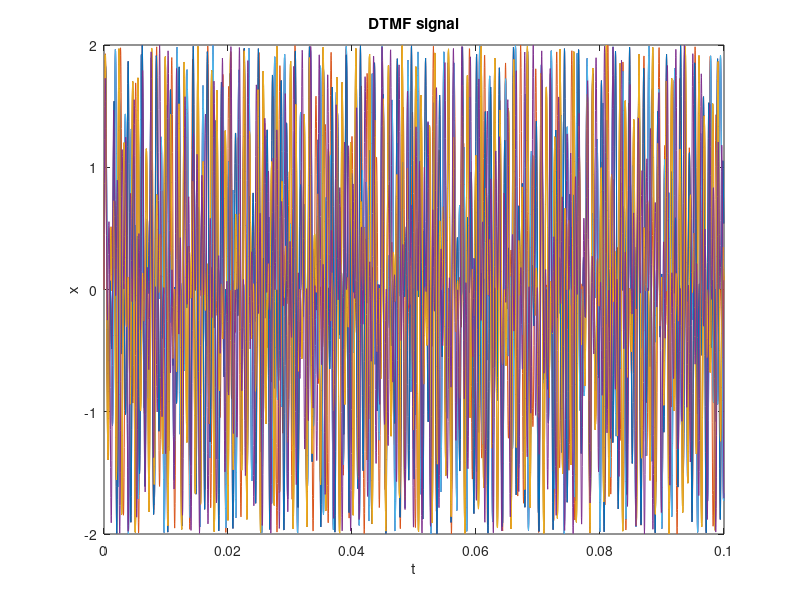

Here is the MATLAB script that generated this plot:
%%%%%%%%%%%%%%%%%%%%%%%%%%%%%%
%%% Function:DTMF          %%%
%%% Author:UMR             %%%
%%% Time:2019.11.16        %%%
%%%%%%%%%%%%%%%%%%%%%%%%%%%%%%
clear all
clc

%% Generate DTMF(do not add noise)
ID_num = [1 7 0 1 0 1 8 8 0 0 3];% input vector
key = [1,2,3,65;                 % keyboard 1,2,3,a
       4,5,6,66;                 % keyboard 4,5,6,b
       7,8,9,67;                 % keyboard 7,8,9,c  
       42,0,35,68];              % keyboard .,0,#,d  
f1=[697,770,852,941];            % low frequency
f2=[1209,1336,1477,1633];        % high frequency
n = 0:2999;                      % series
fs = 30000;                      % sample rate
t = (1/fs)*n;                    % time series
rec = 0;                         % receive vector
for i = 1:11                     % traverse all the id_num
    for j = 1:4                  % traverse the row
        for k = 1:4              % traverse the column
            if key(j,k) == ID_num(i)
                x = sin(2*pi*t*f1(j)) + sin(2*pi*t*f2(k));  % generate DTMF
                disp(key(j,k));  % id_num 
                figure(1)   
                plot(t,x);
                title('DTMF signal');
                xlabel('t');
                ylabel('x');
                hold on
                sound(x,fs);     % play the auido
                pause(0.15);     % pause time
                break;
            end   
        end
    end
end
            











